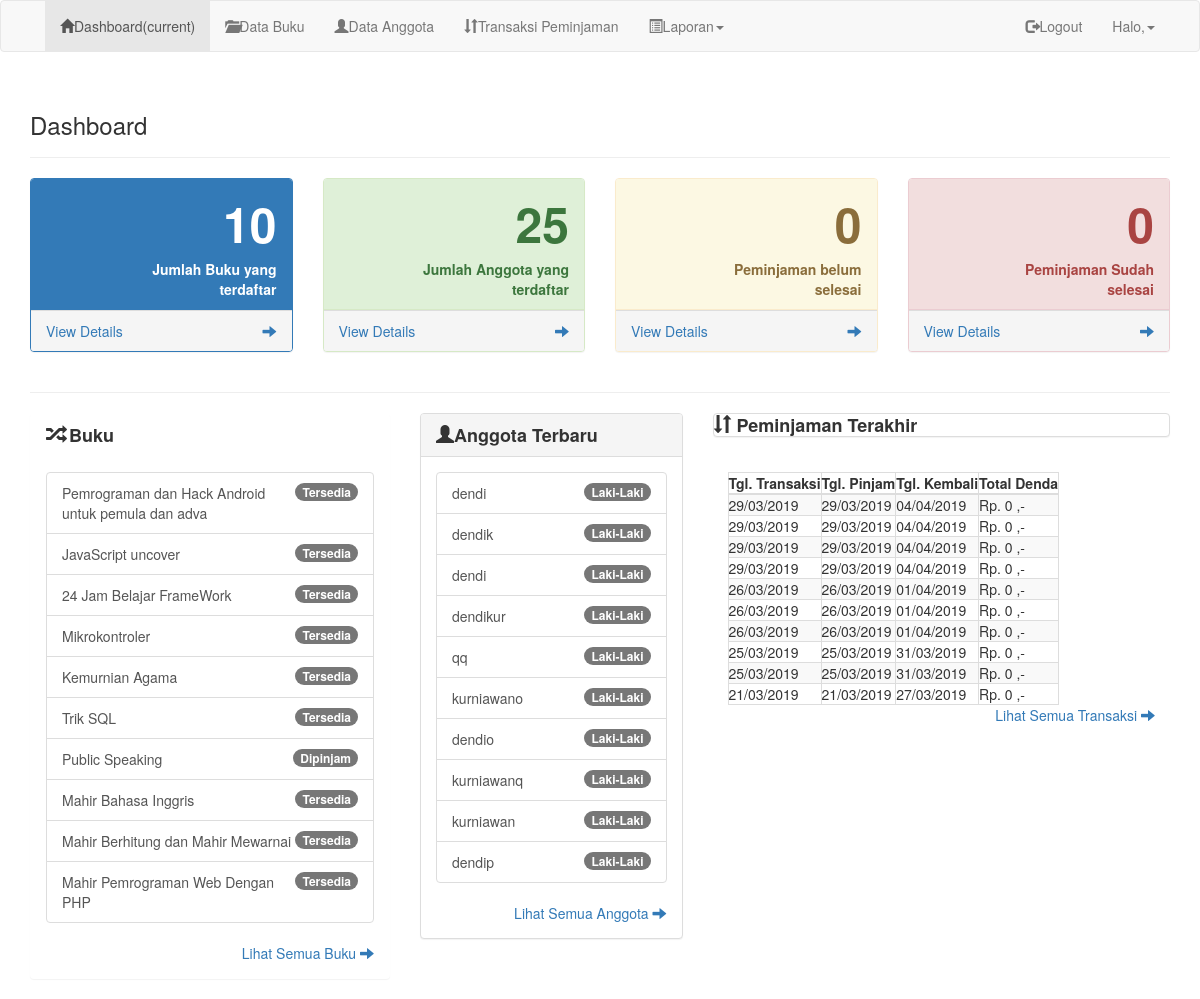
Screenshot of /index.php/admin with the database file from the repository.
### tables this page shows
CREATE TABLE `buku` (
  `id_buku` int(5) NOT NULL,
  `id_kategori` int(5) NOT NULL,
  `judul_buku` varchar(50) NOT NULL,
  `pengarang` varchar(35) NOT NULL,
  `thn_terbit` date NOT NULL,
  `penerbit` varchar(50) NOT NULL,
  `isbn` varchar(25) NOT NULL,
  `jumlah_buku` int(3) NOT NULL,
  `lokasi` enum('Rak 1','Rak 2','Rak 3') NOT NULL,
  `gambar` varchar(255) NOT NULL,
  `tgl_input` date NOT NULL,
  `status_buku` enum('1','0') NOT NULL
);

CREATE TABLE `anggota` (
  `id_anggota` int(5) NOT NULL,
  `username` varchar(50) NOT NULL,
  `nama_anggota` varchar(45) NOT NULL,
  `gender` enum('Laki-Laki','Perempuan') NOT NULL,
  `no_telp` varchar(15) NOT NULL,
  `alamat` varchar(50) NOT NULL,
  `email` varchar(30) NOT NULL,
  `password` varchar(35) NOT NULL
);

CREATE TABLE `peminjaman` (
  `id_pinjam` varchar(5) NOT NULL,
  `tanggal_input` datetime NOT NULL,
  `id_anggota` int(5) NOT NULL,
  `tgl_pinjam` date NOT NULL,
  `tgl_kembali` date NOT NULL,
  `tgl_pengembalian` date NOT NULL,
  `totaldenda` double NOT NULL DEFAULT '0',
  `status_peminjaman` enum('Booking','Selesai','Belum Selesai') DEFAULT 'Belum Selesai',
  `status_pengembalian` enum('Kembali','Belum Kembali') NOT NULL
);

### application/controllers/Admin.php (called while the page is built, shortened)
<?php
class Admin extends CI_Controller
{
  function index(){
    $data['transaksi'] = $this->db->query("select * from peminjaman order by id_pinjam desc limit 10")->result();
    $data['anggota'] = $this->db->query("select * from anggota order by id_anggota desc limit 10")->result();
    $data['buku'] = $this->db->query("select * from buku order by id_buku desc limit 10")->result();
    $this->load->view('admin/header');
    $this->load->view('admin/index',$data);
    $this->load->view('admin/footer');
  }
}

### index.php (called while the page is built, shortened)
<?php
require_once BASEPATH.'core/CodeIgniter.php';

### application/models/M_perpus.php (called while the page is built, shortened)
<?php
class M_perpus extends CI_Model
{
  function edit_data($where,$table){
    return $this->db->get_where($table,$where);
  }
  function get_data($table){
    return $this->db->get($table);
  }
}
 ?>

### application/views/admin/index.php (the view, shortened to what this page needs)
<div class="page-header">
  <h3>Dashboard</h3>
</div>
<div class="row">
  <div class="col-lg-3 col-md-6">
    <div class="panel panel-primary">
      <div class="panel-heading">
      <div class="row">
        <div class="col-xs-3">
        </div>
        <div class="col-xs-9 text-right">
          <div class="huge">
            <font size="18"><b><?php echo $this->M_perpus->get_data('buku')->num_rows(); ?></b></font>
          </div>
              <div><b>Jumlah Buku yang terdaftar</b></div>
            </div>
          </div>
        </div>
        <a href="<?php echo base_url().'admin/buku' ?>">
          <div class="panel-footer">
            <span class="pull-left">View Details</span>
            <span class="pull-right"><i class="glyphicon glyphicon-arrow-right"></i></span>
            <div class="clearfix"></div>
          </div>
        </a>
      </div>
    </div>
    <div class="col-lg-3 col-md-6">
      <div class="panel panel-success">
        <div class="panel-heading">
          <div class="row">
            <div class="col-xs-3">
            </div>
            <div class="col-xs-9 text-right">
              <div class="huge">
                <font size="18"><b><?php echo $this->M_perpus->get_data('anggota')->num_rows(); ?></b></font>
              </div>
                  <div><b>Jumlah Anggota yang terdaftar</b></div>
                </div>
              </div>
            </div>
            <a href="<?php echo base_url().'admin/anggota' ?>">
              <div class="panel-footer">
                <span class="pull-left">View Details</span>
                <span class="pull-right"><i class="glyphicon glyphicon-arrow-right"></i></span>
                <div class="clearfix"></div>
              </div>
            </a>
          </div>
        </div>
        <div class="col-lg-3 col-md-6">
          <div class="panel panel-warning">
            <div class="panel-heading">
              <div class="row">
                <div class="col-xs-3">
                </div>
                <div class="col-xs-9 text-right">
                  <div class="huge">
                    <font size="18"><b><?php echo $this->M_perpus->edit_data(array('status_peminjaman'=>0),'transaksi')->num_rows(); ?></b></font>
                  </div>
                      <div><b>Peminjaman belum selesai</b></div>
                    </div>
                  </div>
                </div>
                <a href="<?php echo base_url().'admin/peminjaman' ?>">
                  <div class="panel-footer">
                    <span class="pull-left">View Details</span>
                    <span class="pull-right"><i class="glyphicon glyphicon-arrow-right"></i></span>
                    <div class="clearfix"></div>
                  </div>
                </a>
              </div>
            </div>
            <div class="col-lg-3 col-md-6">
              <div class="panel panel-danger">
                <div class="panel-heading">
                  <div class="row">
                    <div class="col-xs-3">
                    </div>
                    <div class="col-xs-9 text-right">
                      <div class="huge">
                        <font size="18"><b><?php echo $this->M_perpus->edit_data(array('status_peminjaman'=>1),'transaksi')->num_rows(); ?></b></font>
                      </div>
                          <div><b>Peminjaman Sudah selesai</b></div>
                        </div>
                      </div>
                    </div>
                    <a href="<?php echo base_url().'admin/peminjaman' ?>">
                      <div class="panel-footer">
                        <span class="pull-left">View Details</span>
                        <span class="pull-right"><i class="glyphicon glyphicon-arrow-right"></i></span>
                        <div class="clearfix"></div>
                      </div>
                    </a>
                  </div>
                </div>
              </div>
              <hr>
              <div class="row">
                <div class="col-lg-4">
                  <div class="panel panel-deafult">
                    <div class="panel-heading">
                      <h3 class="panel-title" style="font-size:18px;font-weight:bold;"><i class="glyphicon glyphicon-random arrow-right"></i> Buku</h3>
                    </div>
                        <div class="panel-body">
                          <div class="list-group">
                            <?php foreach ($buku as $b) { ?>
                              <a href="#" class="list-group-item">
                                <span class="badge"><?php if($b->status_buku==1){echo "Tersedia";} else{echo "Dipinjam";} ?></span>
                                <i class="glyphicon glyphiconuser"></i><?php echo $b->judul_buku; ?>
                              </a>
                            <?php } ?>
                          </div>
                          <div class="text-right">
                            <a href="<?php echo base_url().'admin/buku' ?>">Lihat Semua Buku <i class="glyphicon glyphicon-arrow-right"></i></a>
                          </div>
                        </div>
                      </div>
                    </div>
                    <div class="col-lg-3">
                      <div class="panel panel-default">
                        <div class="panel-heading">
                          <h3 class="panel-title" style="font-size:18px;font-weight:bold;"><i class="glyphicon glyphicon-user o"></i>Anggota Terbaru</h3>
                        </div>
                            <div class="panel-body">
                              <div class="list-group">
                                <?php foreach ($anggota as $a) { ?>
                                  <a href="#" class="list-group-item">
                                    <span class="badge"><?php echo $a->gender; ?></span>
                                    <i class="glyphicon glyphiconuser"></i><?php echo $a->nama_anggota; ?>
                                  </a>
                                <?php } ?>
                              </div>
                              <div class="text-right">
                                <a href="<?php echo base_url().'admin/anggota' ?>"> Lihat Semua Anggota <i class="glyphicon glyphicon-arrow-right"></i></a>
                              </div>
                            </div>
                          </div>
                        </div>
                        <div class="col-lg-5">
                          <div class="panel panel-default">
                            <h3 class="panel-title" style="font-size:18px;font-weight:bold;"><i class="glyphicon glyphicon-sort"></i> Peminjaman Terakhir</h3>
                            </div>
                            <div class="panel-body">
                              <div class="table-responsive">
                                <table class="tabel table-bordered tablehover table-striped">
                                  <thead>
                                    <tr>
                                      <th>Tgl. Transaksi</th>
                                      <th>Tgl. Pinjam</th>
                                      <th>Tgl. Kembali</th>
                                      <th>Total Denda</th>
                                    </tr>
                                  </thead>
                                  <tbody>
                                    <?php
                                    foreach ($transaksi as $p) {
                                      ?>
                                      <tr>
                                        <td><?php echo date('d/m/Y',strtotime($p->tanggal_input)); ?></td>
                                        <td><?php echo date('d/m/Y',strtotime($p->tgl_pinjam)); ?></td>
                                        <td><?php echo date('d/m/Y',strtotime($p->tgl_kembali)); ?></td>
                                        <td><?php echo "Rp. ".number_format($p->totaldenda)." ,-"; ?></td>
                                      </tr>
                                    <?php } ?>
                                  </tbody>
                                </table>
                              </div>
                                    <div class="text-right">
                                     <a href="<?php echo base_url().'admin/transaksi' ?>"> Lihat Semua Transaksi <i class="glyphicon glyphicon-arrow-right"></i></a>
                                    </div>
                                  </div>
                                </div>
                                  </div>

### rows the page displays
buku: status_buku "Tersedia", judul_buku "Pemrograman dan Hack Android untuk pemula dan adva"
buku: status_buku "Tersedia", judul_buku "JavaScript uncover"
buku: status_buku "Tersedia", judul_buku "24 Jam Belajar FrameWork"
buku: status_buku "Tersedia", judul_buku "Mikrokontroler"
buku: status_buku "Tersedia", judul_buku "Kemurnian Agama"
buku: status_buku "Tersedia", judul_buku "Trik SQL"
buku: status_buku "Dipinjam", judul_buku "Public Speaking"
buku: status_buku "Tersedia", judul_buku "Mahir Bahasa Inggris"
buku: status_buku "Tersedia", judul_buku "Mahir Berhitung dan Mahir Mewarnai"
buku: status_buku "Tersedia", judul_buku "Mahir Pemrograman Web Dengan PHP"
anggota: gender "Laki-Laki", nama_anggota "dendi"
anggota: gender "Laki-Laki", nama_anggota "dendik"
anggota: gender "Laki-Laki", nama_anggota "dendi"
anggota: gender "Laki-Laki", nama_anggota "dendikur"
anggota: gender "Laki-Laki", nama_anggota "qq"
anggota: gender "Laki-Laki", nama_anggota "kurniawano"
anggota: gender "Laki-Laki", nama_anggota "dendio"
anggota: gender "Laki-Laki", nama_anggota "kurniawanq"
anggota: gender "Laki-Laki", nama_anggota "kurniawan"
anggota: gender "Laki-Laki", nama_anggota "dendip"
peminjaman: tanggal_input "29/03/2019", tgl_pinjam "29/03/2019", tgl_kembali "04/04/2019", totaldenda "0"
peminjaman: tanggal_input "29/03/2019", tgl_pinjam "29/03/2019", tgl_kembali "04/04/2019", totaldenda "0"
peminjaman: tanggal_input "29/03/2019", tgl_pinjam "29/03/2019", tgl_kembali "04/04/2019", totaldenda "0"
peminjaman: tanggal_input "29/03/2019", tgl_pinjam "29/03/2019", tgl_kembali "04/04/2019", totaldenda "0"
peminjaman: tanggal_input "26/03/2019", tgl_pinjam "26/03/2019", tgl_kembali "01/04/2019", totaldenda "0"
peminjaman: tanggal_input "26/03/2019", tgl_pinjam "26/03/2019", tgl_kembali "01/04/2019", totaldenda "0"
peminjaman: tanggal_input "26/03/2019", tgl_pinjam "26/03/2019", tgl_kembali "01/04/2019", totaldenda "0"
peminjaman: tanggal_input "25/03/2019", tgl_pinjam "25/03/2019", tgl_kembali "31/03/2019", totaldenda "0"
peminjaman: tanggal_input "25/03/2019", tgl_pinjam "25/03/2019", tgl_kembali "31/03/2019", totaldenda "0"
peminjaman: tanggal_input "21/03/2019", tgl_pinjam "21/03/2019", tgl_kembali "27/03/2019", totaldenda "0"

### other values shown
$this->M_perpus->get_data('buku')->num_rows() "10"
$this->M_perpus->get_data('anggota')->num_rows() "25"
